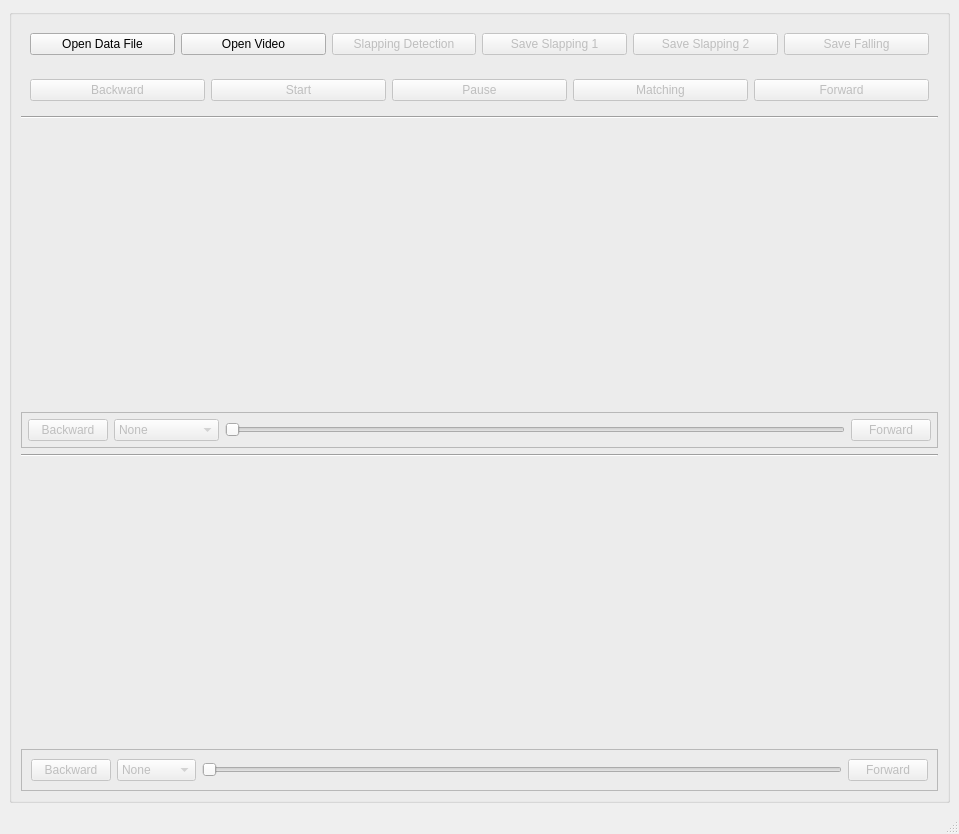
<?xml version="1.0" encoding="UTF-8"?>
<ui version="4.0">
 <class>MainWindow</class>
 <widget class="QMainWindow" name="MainWindow">
  <property name="geometry">
   <rect>
    <x>0</x>
    <y>0</y>
    <width>959</width>
    <height>834</height>
   </rect>
  </property>
  <property name="windowTitle">
   <string>Video Player with Signal</string>
  </property>
  <widget class="QWidget" name="centralwidget">
   <layout class="QHBoxLayout" name="horizontalLayout">
    <item>
     <widget class="QGroupBox" name="groupBox_5">
      <property name="enabled">
       <bool>true</bool>
      </property>
      <property name="title">
       <string/>
      </property>
      <property name="alignment">
       <set>Qt::AlignCenter</set>
      </property>
      <property name="checkable">
       <bool>false</bool>
      </property>
      <layout class="QVBoxLayout" name="verticalLayout">
       <property name="sizeConstraint">
        <enum>QLayout::SetDefaultConstraint</enum>
       </property>
       <item>
        <widget class="QFrame" name="mainarea1">
         <property name="sizePolicy">
          <sizepolicy hsizetype="Preferred" vsizetype="Maximum">
           <horstretch>0</horstretch>
           <verstretch>0</verstretch>
          </sizepolicy>
         </property>
         <layout class="QHBoxLayout" name="horizontalLayout_5">
          <item>
           <widget class="QPushButton" name="fileButton">
            <property name="focusPolicy">
             <enum>Qt::NoFocus</enum>
            </property>
            <property name="text">
             <string>Open Data File</string>
            </property>
           </widget>
          </item>
          <item>
           <widget class="QPushButton" name="openButton">
            <property name="enabled">
             <bool>true</bool>
            </property>
            <property name="focusPolicy">
             <enum>Qt::NoFocus</enum>
            </property>
            <property name="text">
             <string>Open Video</string>
            </property>
           </widget>
          </item>
          <item>
           <widget class="QPushButton" name="autoButton">
            <property name="enabled">
             <bool>false</bool>
            </property>
            <property name="text">
             <string>Slapping Detection</string>
            </property>
           </widget>
          </item>
          <item>
           <widget class="QPushButton" name="slapButton">
            <property name="enabled">
             <bool>false</bool>
            </property>
            <property name="text">
             <string>Save Slapping 1</string>
            </property>
           </widget>
          </item>
          <item>
           <widget class="QPushButton" name="slapButton2">
            <property name="enabled">
             <bool>false</bool>
            </property>
            <property name="text">
             <string>Save Slapping 2</string>
            </property>
           </widget>
          </item>
          <item>
           <widget class="QPushButton" name="fallButton">
            <property name="enabled">
             <bool>false</bool>
            </property>
            <property name="text">
             <string>Save Falling</string>
            </property>
           </widget>
          </item>
         </layout>
        </widget>
       </item>
       <item>
        <widget class="QFrame" name="mainarea2">
         <property name="sizePolicy">
          <sizepolicy hsizetype="Preferred" vsizetype="Maximum">
           <horstretch>0</horstretch>
           <verstretch>0</verstretch>
          </sizepolicy>
         </property>
         <layout class="QHBoxLayout" name="horizontalLayout_4">
          <item>
           <widget class="QPushButton" name="backwardButton">
            <property name="enabled">
             <bool>false</bool>
            </property>
            <property name="text">
             <string>Backward</string>
            </property>
           </widget>
          </item>
          <item>
           <widget class="QPushButton" name="startButton">
            <property name="enabled">
             <bool>false</bool>
            </property>
            <property name="focusPolicy">
             <enum>Qt::NoFocus</enum>
            </property>
            <property name="acceptDrops">
             <bool>false</bool>
            </property>
            <property name="text">
             <string>Start</string>
            </property>
           </widget>
          </item>
          <item>
           <widget class="QPushButton" name="pauseButton">
            <property name="enabled">
             <bool>false</bool>
            </property>
            <property name="focusPolicy">
             <enum>Qt::NoFocus</enum>
            </property>
            <property name="text">
             <string>Pause</string>
            </property>
           </widget>
          </item>
          <item>
           <widget class="QPushButton" name="matchingButton">
            <property name="enabled">
             <bool>false</bool>
            </property>
            <property name="text">
             <string>Matching</string>
            </property>
           </widget>
          </item>
          <item>
           <widget class="QPushButton" name="forwardButton">
            <property name="enabled">
             <bool>false</bool>
            </property>
            <property name="text">
             <string>Forward</string>
            </property>
           </widget>
          </item>
         </layout>
        </widget>
       </item>
       <item>
        <widget class="Line" name="line">
         <property name="orientation">
          <enum>Qt::Horizontal</enum>
         </property>
        </widget>
       </item>
       <item>
        <widget class="QLabel" name="VideoImage">
         <property name="sizePolicy">
          <sizepolicy hsizetype="Ignored" vsizetype="Ignored">
           <horstretch>0</horstretch>
           <verstretch>0</verstretch>
          </sizepolicy>
         </property>
         <property name="text">
          <string/>
         </property>
         <property name="alignment">
          <set>Qt::AlignCenter</set>
         </property>
        </widget>
       </item>
       <item>
        <widget class="QFrame" name="video_menu">
         <property name="sizePolicy">
          <sizepolicy hsizetype="Preferred" vsizetype="Maximum">
           <horstretch>0</horstretch>
           <verstretch>0</verstretch>
          </sizepolicy>
         </property>
         <property name="frameShape">
          <enum>QFrame::StyledPanel</enum>
         </property>
         <property name="frameShadow">
          <enum>QFrame::Raised</enum>
         </property>
         <layout class="QHBoxLayout" name="horizontalLayout_3">
          <property name="leftMargin">
           <number>6</number>
          </property>
          <property name="topMargin">
           <number>6</number>
          </property>
          <property name="rightMargin">
           <number>6</number>
          </property>
          <property name="bottomMargin">
           <number>6</number>
          </property>
          <item>
           <widget class="QPushButton" name="backwardButton_video">
            <property name="enabled">
             <bool>false</bool>
            </property>
            <property name="text">
             <string>Backward</string>
            </property>
           </widget>
          </item>
          <item>
           <widget class="QComboBox" name="comboBox_video">
            <property name="enabled">
             <bool>false</bool>
            </property>
            <item>
             <property name="text">
              <string>None</string>
             </property>
            </item>
            <item>
             <property name="text">
              <string>slow 1000 fps</string>
             </property>
            </item>
            <item>
             <property name="text">
              <string>iphone</string>
             </property>
            </item>
           </widget>
          </item>
          <item>
           <widget class="QSlider" name="horizontalSlider_video">
            <property name="enabled">
             <bool>false</bool>
            </property>
            <property name="orientation">
             <enum>Qt::Horizontal</enum>
            </property>
           </widget>
          </item>
          <item>
           <widget class="QPushButton" name="forwardButton_video">
            <property name="enabled">
             <bool>false</bool>
            </property>
            <property name="text">
             <string>Forward</string>
            </property>
           </widget>
          </item>
         </layout>
        </widget>
       </item>
       <item>
        <widget class="Line" name="line_2">
         <property name="orientation">
          <enum>Qt::Horizontal</enum>
         </property>
        </widget>
       </item>
       <item>
        <widget class="QLabel" name="GraphImage">
         <property name="sizePolicy">
          <sizepolicy hsizetype="Preferred" vsizetype="Maximum">
           <horstretch>0</horstretch>
           <verstretch>0</verstretch>
          </sizepolicy>
         </property>
         <property name="minimumSize">
          <size>
           <width>0</width>
           <height>200</height>
          </size>
         </property>
         <property name="maximumSize">
          <size>
           <width>16777215</width>
           <height>300</height>
          </size>
         </property>
         <property name="text">
          <string/>
         </property>
        </widget>
       </item>
       <item>
        <widget class="QFrame" name="menu_graph">
         <property name="sizePolicy">
          <sizepolicy hsizetype="Preferred" vsizetype="Maximum">
           <horstretch>0</horstretch>
           <verstretch>0</verstretch>
          </sizepolicy>
         </property>
         <property name="frameShape">
          <enum>QFrame::StyledPanel</enum>
         </property>
         <property name="frameShadow">
          <enum>QFrame::Raised</enum>
         </property>
         <layout class="QHBoxLayout" name="horizontalLayout_2">
          <item>
           <widget class="QPushButton" name="backwardButton_graph">
            <property name="enabled">
             <bool>false</bool>
            </property>
            <property name="text">
             <string>Backward</string>
            </property>
           </widget>
          </item>
          <item>
           <widget class="QComboBox" name="comboBox_graph">
            <property name="enabled">
             <bool>false</bool>
            </property>
            <item>
             <property name="text">
              <string>None</string>
             </property>
            </item>
            <item>
             <property name="text">
              <string>1 second</string>
             </property>
            </item>
            <item>
             <property name="text">
              <string>5 second</string>
             </property>
            </item>
           </widget>
          </item>
          <item>
           <widget class="QSlider" name="horizontalSlider_graph">
            <property name="enabled">
             <bool>false</bool>
            </property>
            <property name="baseSize">
             <size>
              <width>10</width>
              <height>10</height>
             </size>
            </property>
            <property name="mouseTracking">
             <bool>true</bool>
            </property>
            <property name="focusPolicy">
             <enum>Qt::StrongFocus</enum>
            </property>
            <property name="statusTip">
             <string/>
            </property>
            <property name="tracking">
             <bool>true</bool>
            </property>
            <property name="orientation">
             <enum>Qt::Horizontal</enum>
            </property>
            <property name="invertedAppearance">
             <bool>false</bool>
            </property>
            <property name="invertedControls">
             <bool>false</bool>
            </property>
            <property name="tickPosition">
             <enum>QSlider::NoTicks</enum>
            </property>
           </widget>
          </item>
          <item>
           <widget class="QPushButton" name="forwardButton_graph">
            <property name="enabled">
             <bool>false</bool>
            </property>
            <property name="text">
             <string>Forward</string>
            </property>
           </widget>
          </item>
         </layout>
        </widget>
       </item>
      </layout>
     </widget>
    </item>
   </layout>
  </widget>
  <widget class="QStatusBar" name="statusbar"/>
 </widget>
 <resources/>
 <connections/>
</ui>
